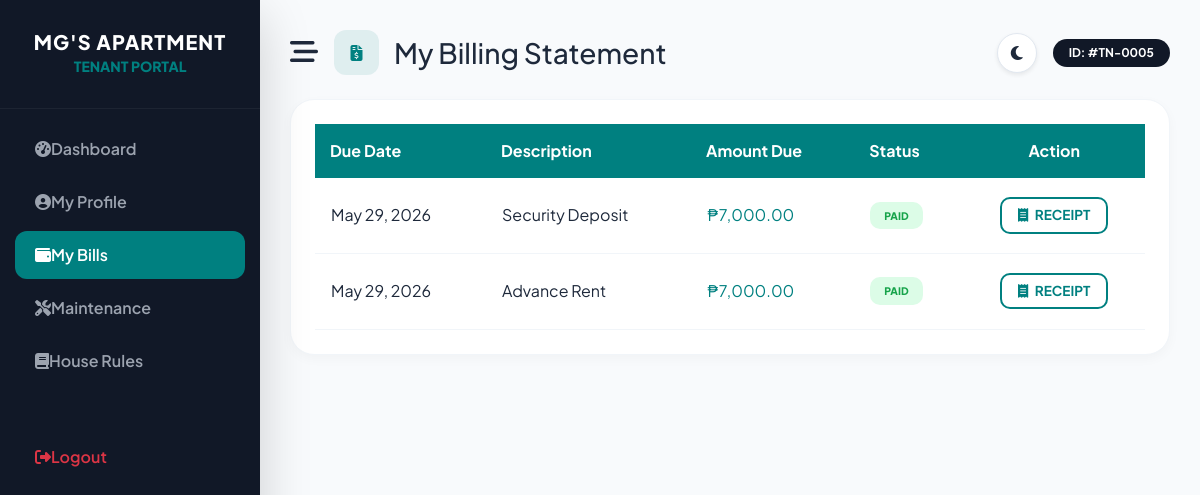
The page /tenant_bills.php (signed in) on the database its author committed.
### tables this page shows
CREATE TABLE `bills` (
  `id` int(11) NOT NULL,
  `property_id` int(11) DEFAULT NULL,
  `user_id` int(11) DEFAULT NULL,
  `bill_type` enum('Rent','Water','Electricity','Security Deposit','Advance Rent') DEFAULT NULL,
  `previous_reading` decimal(10,2) DEFAULT 0.00,
  `current_reading` decimal(10,2) DEFAULT 0.00,
  `rate` decimal(10,2) DEFAULT 0.00,
  `amount` decimal(10,2) DEFAULT NULL,
  `due_date` date DEFAULT NULL,
  `status` varchar(50) NOT NULL DEFAULT 'Pending',
  `proof_of_payment` varchar(255) DEFAULT NULL,
  `date_paid` datetime DEFAULT NULL,
  `payment_method` varchar(50) DEFAULT NULL,
  `reference_no` varchar(100) DEFAULT NULL,
  `receipt_image` varchar(255) DEFAULT NULL,
  `penalty` decimal(10,2) DEFAULT 0.00,
  `notified_5days` tinyint(1) DEFAULT 0
);

### tenant_bills.php (the view, shortened to what this page needs)
<?php
include('db.php');
mysqli_set_charset($conn, "utf8mb4");
$user_id = $_SESSION['user_id'];
$current_theme = $_SESSION['theme'];
$query = "SELECT * FROM bills WHERE user_id = '$user_id'";
$query .= " ORDER BY due_date DESC";
$result = mysqli_query($conn, $query);
?>
<!DOCTYPE html>
<html lang="en" data-theme="<?php echo $current_theme; ?>">
<head>
    <link href="https://cdn.jsdelivr.net/npm/bootstrap@5.3.0/dist/css/bootstrap.min.css" rel="stylesheet">
    <link rel="stylesheet" href="https://cdnjs.cloudflare.com/ajax/libs/font-awesome/6.4.0/css/all.min.css">
</head>
<body>
<div class="sidebar shadow-lg" id="sidebar">
    <div class="sidebar-brand">
        <h5>MG'S APARTMENT</h5>
        <small>TENANT PORTAL</small>
    </div>
    <div class="sidebar-links mt-3">
        <a href="tenant_dashboard.php"><i class="fa fa-tachometer-alt"></i> Dashboard</a>
        <a href="profile_edit.php"><i class="fa fa-user-circle"></i> My Profile</a>
        <a href="tenant_bills.php" class="active"><i class="fa fa-wallet"></i> My Bills</a>
        <a href="tenant_requests.php"><i class="fa fa-tools"></i> Maintenance</a>
        <a href="#" id="houseRulesLink" data-bs-toggle="modal" data-bs-target="#rulesModal"><i class="fa fa-book"></i> House Rules</a>
        <a href="logout.php" class="text-danger mt-5"><i class="fa fa-sign-out-alt"></i> Logout</a>
    </div>
</div>
<div class="main-content">
    <div class="d-flex justify-content-between align-items-center mb-4">
        <div class="d-flex align-items-center gap-3">
            <button class="btn p-0 border-0" onclick="toggleSidebarView()">
                <i class="fa fa-bars-staggered fs-3 text-main"></i>
            </button>
            <div class="header-title">
                <i class="fa fa-file-invoice-dollar"></i>
                <h3 class="mb-0 fw-800">My Billing Statement</h3>
            </div>
        </div>
        <div class="d-flex align-items-center gap-3">
            <button id="themeToggle" class="btn btn-light rounded-circle shadow-sm" style="background: var(--card-bg); border: 1px solid var(--input-border); color: var(--text-main); width:40px; height:40px; display:flex; align-items:center; justify-content:center;"><i class="fa <?php echo ($current_theme === 'light') ? 'fa-moon' : 'fa-sun'; ?>"></i></button>
            <div class="d-none d-md-block">
                <span class="badge bg-dark rounded-pill px-3 py-2" style="background: var(--sidebar-bg) !important;">ID: #TN-<?php echo str_pad($user_id, 4, "0", STR_PAD_LEFT); ?></span>
            </div>
        </div>
    </div>
    <div class="billing-card">
        <div class="table-responsive">
            <table class="table table-hover mb-0">
                <thead>
                    <tr>
                        <th>Due Date</th>
                        <th>Description</th>
                        <th>Amount Due</th>
                        <th>Status</th>
                        <th class="text-center">Action</th>
                    </tr>
                </thead>
                <tbody>
                    <?php if (mysqli_num_rows($result) > 0): ?>
                        <?php while($row = mysqli_fetch_assoc($result)): ?>
                        <tr>
                            <td class="fw-600"><?php echo date('M d, Y', strtotime($row['due_date'])); ?></td>
                            <td><span class="fw-800"><?php echo htmlspecialchars($row['bill_type']); ?></span></td>
                            <td><span class="fw-800 text-teal" style="color: var(--teal-accent) !important;">₱<?php echo number_format($row['amount'], 2); ?></span></td>
                            <td>
                                <?php
                                    $st = strtoupper($row['status']);
                                    $badge_class = ($st == 'UNPAID') ? 'status-unpaid' : (($st == 'PAID' || $st == 'APPROVED') ? 'status-paid' : 'status-pending');
                                ?>
                                <span class="status-badge <?php echo $badge_class; ?>"><?php echo $st; ?></span>
                            </td>
                            <td class="text-center">
                                <?php if($st == 'UNPAID'): ?>
                                    <a href="tenant_payment.php?bill_id=<?php echo $row['id']; ?>" class="btn px-4 py-2 text-white fw-800 rounded-3 text-decoration-none shadow-sm" style="background: var(--teal-accent); font-size: 0.75rem;">
                                        PAY NOW
                                    </a>
                                <?php elseif($st == 'PAID' || $st == 'APPROVED'): ?>
                                    <button class="btn-receipt" onclick="showReceipt(<?php echo $row['id']; ?>)">
                                        <i class="fa fa-receipt me-1"></i> RECEIPT
                                    </button>
                                <?php else: ?>
                                    <span class="text-muted small fw-700">FOR APPROVAL</span>
                                <?php endif; ?>
                            </td>
                        </tr>
                        <?php endwhile; ?>
                    <?php else: ?>
                        <tr><td colspan="5" class="text-center py-5 text-muted fw-600">No billing records found. ✨</td></tr>
                    <?php endif; ?>
                </tbody>
            </table>
        </div>
    </div>
</div>
</body>
</html>

### tenant_bills.php (style rules this page uses)
:root { --sidebar-bg: #111827; --teal-accent: #008080; --bg: #f8fafc; --card-bg: #ffffff; --text-main: #1e293b; --text-muted: #64748b; --table-border: #f1f5f9; --input-border: #e2e8f0; --border-color: #cbd5e1; }
body { background-color: var(--bg); font-family: 'Plus Jakarta Sans', sans-serif; color: var(--text-main); transition: 0.3s; margin: 0; overflow-x: hidden; }
h1, h2, h3, h4, h5, h6, .text-main, .header-title h3 { color: var(--text-main) !important; }
.sidebar { height: 100vh; background: var(--sidebar-bg); position: fixed; width: 260px; z-index: 1200; transition: transform 0.3s cubic-bezier(0.4, 0, 0.2, 1); top: 0; left: 0; }
.sidebar-brand { padding: 30px 20px; text-align: center; border-bottom: 1px solid rgba(255,255,255,0.05); }
.sidebar-brand h5 { color: #fff !important; font-weight: 800; text-transform: uppercase; margin: 0; letter-spacing: 1px; }
.sidebar-brand small { color: var(--teal-accent) !important; font-weight: 800; }
.sidebar-links a { color: #9ca3af; text-decoration: none; padding: 12px 20px; display: flex; align-items: center; transition: 0.3s; font-weight: 600; border-radius: 12px; margin: 0 15px 5px 15px; }
.sidebar-links a:hover, .sidebar-links a.active { color: #fff; background: var(--teal-accent); }
.main-content { margin-left: 260px; padding: 30px; transition: margin-left 0.3s cubic-bezier(0.4, 0, 0.2, 1); min-height: 100vh; }
.billing-card { background: var(--card-bg); border-radius: 24px; box-shadow: 0 4px 12px rgba(0,0,0,0.03); padding: 1.5rem; border: 1px solid var(--table-border); }
.header-title { color: var(--text-main); font-weight: 800; margin-bottom: 0; display: flex; align-items: center; }
.header-title i { background: rgba(0, 128, 128, 0.1); color: var(--teal-accent); width: 45px; height: 45px; display: flex; align-items: center; justify-content: center; border-radius: 12px; margin-right: 15px; }
.table { color: var(--text-main) !important; --bs-table-hover-color: var(--text-main); --bs-table-bg: transparent; }
.table thead th { background-color: var(--teal-accent) !important; color: white !important; border: none; font-weight: 700; padding: 15px; }
.table tbody td { padding: 1.2rem 1rem; border-bottom: 1px solid var(--table-border) !important; color: var(--text-main) !important; vertical-align: middle; }
.status-badge { padding: 6px 14px; border-radius: 10px; font-size: 0.65rem; font-weight: 800; text-transform: uppercase; display: inline-block; }
.status-paid { background: #dcfce7 !important; color: #16a34a !important; }
.btn-receipt { background: transparent; color: var(--teal-accent); border: 2px solid var(--teal-accent); border-radius: 10px; padding: 6px 16px; font-weight: 700; cursor: pointer; transition: 0.2s; font-size: 0.85rem; }

### rows shown on the page
bills: due_date "May 29, 2026", bill_type "Security Deposit", amount "7,000.00", status "PAID"
bills: due_date "May 29, 2026", bill_type "Advance Rent", amount "7,000.00", status "PAID"

### other values the page prints
str_pad($user_id, 4, "0", STR_PAD_LEFT) "0005"
